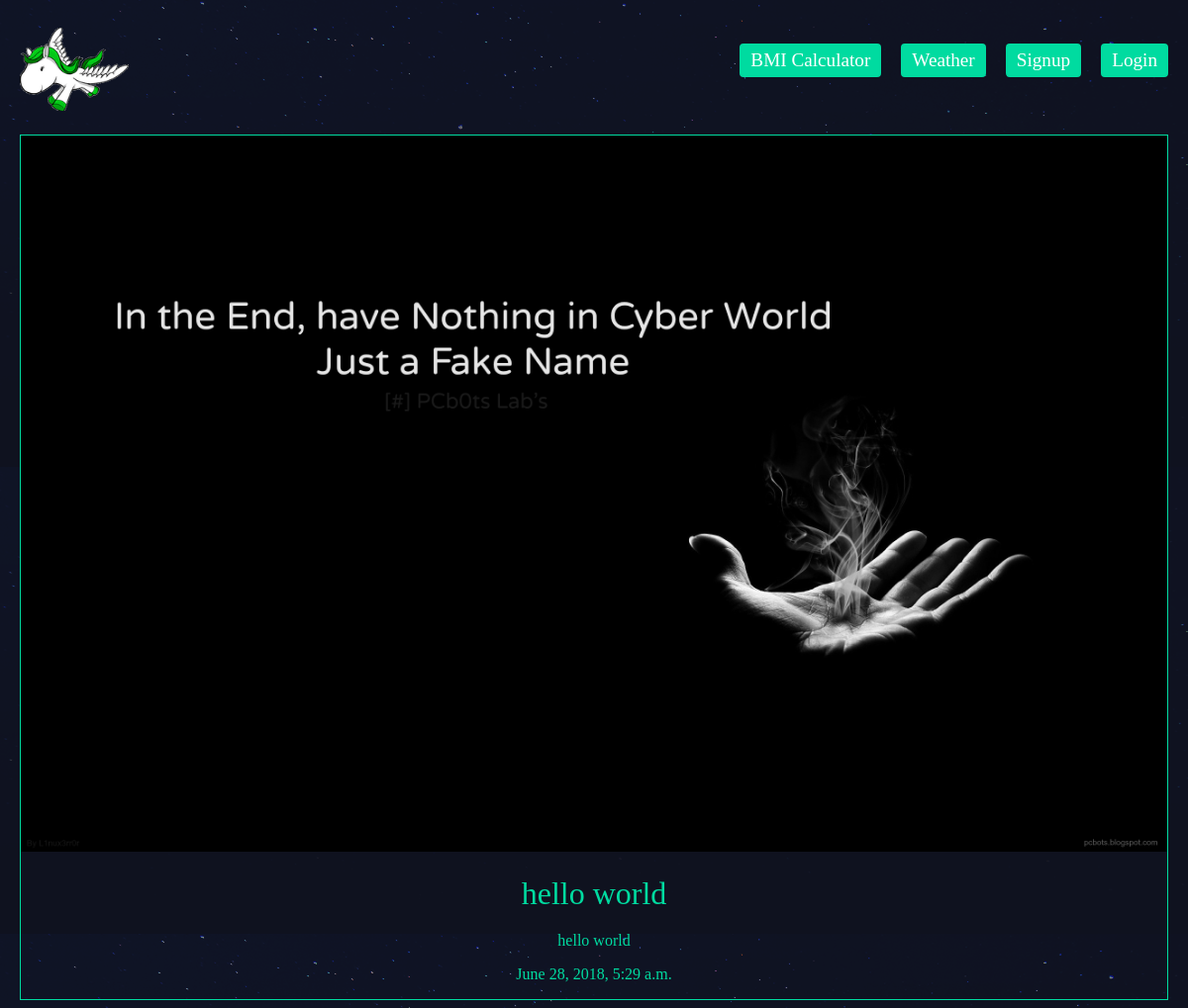
/articles/hello-world, run on the app's committed database.
### articles/models.py (models this page shows, shortened)
class Article(models.Model):
    title = models.CharField(max_length=100)
    slug = models.SlugField()
    body = models.TextField()
    date = models.DateTimeField(auto_now_add=True)
    thumb = models.ImageField(default='default.png', blank=True)
    author = models.ForeignKey(User, on_delete=models.CASCADE, default=None)

### articles/views.py (the view)
# urls.py: path('<slug>', views.article_detail, name='detail'),
def article_detail(request, slug):
    article = Article.objects.get(slug=slug)
    return render(request, 'articles/article_detail.html', {'article': article})

### articles/templates/articles/article_detail.html
{% extends 'base_layout.html' %}
{% block content %}
	<div class="article-detail">
		<div class="article">
			<img src="{{ article.thumb.url }}">
			<h2>{{ article.title }}</h2>
			<p>{{ article.body }}</p>
			<p>{{ article.date }}</p>
		</div>
	</div>
{% endblock %}

### assets/styles.css (style rules this page uses)
body { background-color: #0f121f; background-image: url(/static/stars.png); background-repeat-y: no-repeat; color: #fff; }
body * { font-family: Ubuntu; }
h1, h2, h3, h4, h5 { font-weight: normal; margin: 0; }
.article { padding: 10px; border: 1px solid #00dba0; position: relative; padding-bottom: 40px; }
.article h2 { font-size: 1.2em; }
.article-detail .article { padding: 0; }
.article-detail .article img { max-width: 100%; }
.article-detail .article h2 { text-align: center; margin: 20px auto; font-size: 2em; }
.article-detail .article p { text-align: center; }

### assets/bmi.css (style rules this page uses)
body { color: #00dba0; }

### data on the page
Article: thumb (picture), title "hello world", body "hello world", date "June 28, 2018, 5:29 a.m."
